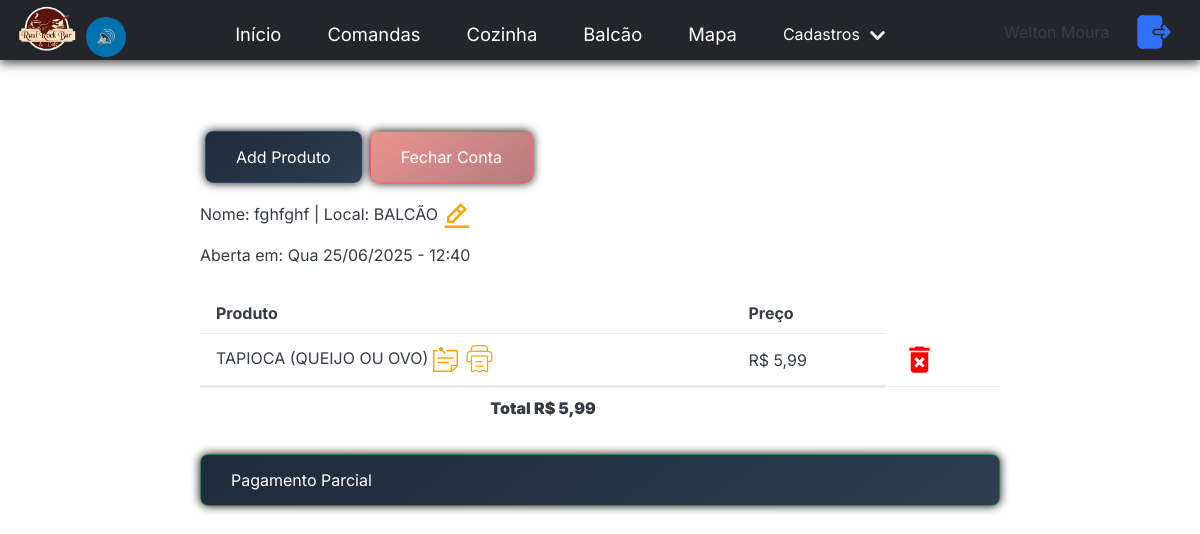
Before: /comandas/viewcomanda/?parametro=55 (signed in) with the older database file.
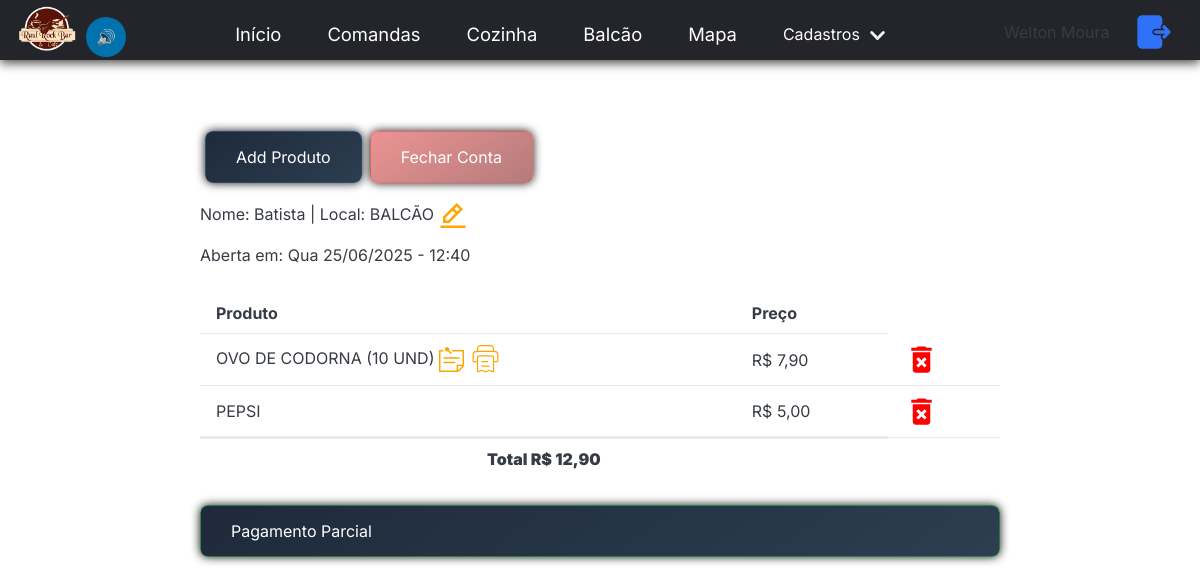
After: the same page with the newer database file.
### comandas/models.py (models this page shows, shortened)
class Comanda(models.Model):
    id = models.AutoField(primary_key=True)
    mesa = models.ForeignKey(Mesa, on_delete=models.CASCADE)
    user = models.ForeignKey(User, on_delete=models.CASCADE, null=False, blank=True)
    type_pay = models.ForeignKey(TypePay, on_delete=models.SET_NULL, null=True)
    dt_open = models.DateTimeField(auto_now_add=True)
    dt_close = models.DateTimeField(null=True, blank=True)
    client = models.ForeignKey(Client, on_delete=models.SET_NULL, null=True, blank=True)
    name = models.CharField(max_length=255)
    status = models.CharField(max_length=255, default="OPEN")

class ProductComanda(models.Model):
    id = models.AutoField(primary_key=True)
    comanda = models.ForeignKey(Comanda, on_delete=models.CASCADE)
    data_time = models.DateTimeField(auto_now_add=True)
    product = models.ForeignKey(Product, on_delete=models.PROTECT)
    applicant = models.CharField(max_length=255, null=True, blank=True)
    def maisVendidos():
        produtos_mais_vendidos = list(ProductComanda.objects.values('product').annotate(
        quantidade=Count('product'),
        nome=F('product__name') ).order_by('-quantidade'))
        products = Product.objects.all()
        products_ordenados = []
        for produto in produtos_mais_vendidos:
            for p in products:
                if p.name == produto['nome'] and p.active == True:
                    products_ordenados.append(p)
        return products_ordenados[:15]

### products/models.py (models this page shows)
class Product(models.Model):
    id = models.AutoField(primary_key=True)
    name = models.CharField(max_length=100)
    description = models.TextField(null=True, blank=True)
    image = models.ImageField(null=True, blank=True)
    price = models.DecimalField(max_digits=10, decimal_places=2)
    quantity = models.IntegerField(null=False, default=0)
    category = models.ForeignKey(Categories, on_delete=models.CASCADE)
    cuisine = models.BooleanField(default=False)
    active = models.BooleanField(default=True)
    unit_of_measure = models.ForeignKey(
        UnitOfMeasure,
        on_delete=models.SET_NULL, # Define como NULL se a unidade de medida for excluída
        null=True,
        blank=True,
        help_text="Unidade de medida para este produto."
    )
    components = models.ManyToManyField(
        'self',
        through='ProductComponent',
        through_fields=('composite_product', 'component_product'),
        symmetrical=False,
        related_name='is_component_of'
    )
    def __str__(self) -> str:
        return f"{self.name}"

### mesas/models.py (models this page shows)
class Mesa(models.Model):
    id = models.AutoField(primary_key=True)
    name = models.CharField(max_length=100)
    location = models.CharField(max_length=255, null=True, blank=True)
    active = models.BooleanField(default=False)
    def __str__(self):
        return self.name

### gestaoRaul/decorators.py (the view)
        def wrapper(request, *args, **kwargs):
            if request.user != None:
                if request.user.is_authenticated:
                    if request.user.groups.filter(name=groupName).exists():
                        return view_function(request, *args, **kwargs)
                    else:
                        return HttpResponseForbidden('tu nao tem acesso rapa')
                else:
                    return  HttpResponseRedirect(reverse('login'), status=302)
            else:
                print(f"Erro no decorator: usuario none")
                return HttpResponseRedirect(reverse('login'), status=302)

### comandas/templatetags/custom_filter_tag.py (called while the page is built)
@register.filter(name='groupUser')
def has_group(user, group_name):
    return user.groups.filter(name=group_name).exists()

@register.filter(name='obsOrder')
def obsOrder(id):
    try:
        productComanda_obj = ProductComanda.objects.get(pk=id)
        order = Order.objects.get(productComanda=productComanda_obj)
        return order
    except:
        return ''

### comandas/views.py (called while the page is built)
@group_required(groupName='Garçom')
def viewComanda(request):
    config = {
        'taxa': False
        }
    id = request.GET.get('parametro')
    comanda_id = int(id)
    comanda = Comanda.objects.get(id=comanda_id)
    consumo = ProductComanda.objects.filter(comanda=comanda_id)
    parcial = Payments.objects.filter(comanda=comanda_id)
    mesas = Mesa.objects.all()
    clients = Client.objects.filter(active=True)
    products_ordenados = ProductComanda.maisVendidos()
    valores = somar(consumo,comanda)
    return render(request, 'viewcomanda.html', {'config':config, 'valores':valores,'parcials':parcial,'clients':clients,'comanda': comanda, 'consumo': consumo, 'products': products_ordenados[:15],'mesas':mesas})

### comandas/templates/viewcomanda.html (shortened to what this page needs)
{% extends "base.html" %}
{% load static %}
{% load custom_filter_tag %}
{% block 'head' %}
<link rel="stylesheet" href="{% static 'comandas/css/viewcomanda.css' %}">
{% endblock %}
{% block 'body' %}
<body>
  <div class="grid-container" >
    <div style="display: flex;padding: 5px;gap:8px">
      <button class="btn-primary" id="openModal" onclick="modalAddProduct()"
       >Add Produto</button>
      <button class="btn-cancel" id="closeComanda" onclick="closeConta({{comanda.id}})"
      >Fechar Conta</button>
    </div>
     <div>
       <span id="name-comanda">Nome: {{comanda.name}} | </span>
       <span id="mesa-comanda">Local: {{comanda.mesa}}</span>
       <img
        onclick="openModalAlter()"
        src="{% static 'midia/icons/pen.svg' %}"
        style="width: 30px; height: 35px; cursor: pointer;">
     </div>
    <p id="open-comanda">Aberta em: {{comanda.dt_open|date:"D"}} {{comanda.dt_open|date:"d/m/Y - H:i"}}</p>
    <table id="list-products-comanda">
      <tr>
        <th style="text-align: left;"><b>Produto</b></th>
        <th style="text-align: left;"><b>Preço</b></th>
      </tr>
    {%  for item in consumo%}
    <tr id="item-{{item.id}}">
      <td id="id-for-print-{{item.id}}">
         <spam style="cursor: pointer;" onclick="inforOrders({{item.id}})">
        {{item.product.name}}</spam>
        {% if item.product.cuisine == True %}
          <img
            onclick="openModalObs({{item.id}})"
            src="{% static 'midia/icons/note.svg' %}"
            style="width: 25px; height: 35px; cursor: pointer;">
        <img
          onclick="printOrder({{item.id}})"
          src="{% static 'midia/icons/print.svg' %}"
          style="width: 35px; height: 35px; cursor: pointer;">
        {% endif %}
      </td>
      <td>R$ {{item.product.price}}</td>
      {%  if comanda.status != 'OPEN'%}
      {% else %}
      <td>
        <img
        onclick="removeProductComanda({{item.id}}, '{{item.product.name}}')"
        src="{% static 'midia/icons/delete.svg' %}"
        style="width: 35px; height: 35px; cursor: pointer;"
         >
      </td>
        {% endif %}
    </tr>
        {% endfor %}
      <tfoot>
      <tr>
        {% if config.taxa %}
        <td colspan="2" style="text-align: center;"><b>Total R$ {{valores.totalComTaxa}}</b></td>
        {% else %}
        <td colspan="2" style="text-align: center;"><b>Total R$ {{valores.totalSemTaxa}}</b></td>
        {% endif %}
      </tr>
    </tfoot>
  </table>
<button class="btn-secondary" onclick="modal_payment_parcial()">Pagamento Parcial</button>
  </div>
</body>
{% endblock %}

Changed rows visible on the page:
removed ProductComanda: product.name "TAPIOCA (QUEIJO OU OVO)", product.price "5,99"
changed Comanda "Qua": name "fghfghf" → "Batista"
added ProductComanda: product.name "OVO DE CODORNA (10 UND)", product.price "7,90"
added ProductComanda: product.name "PEPSI", product.price "5,00"
Other visible differences:
{{ valores.totalSemTaxa }}: "5,99" → "12,90"
